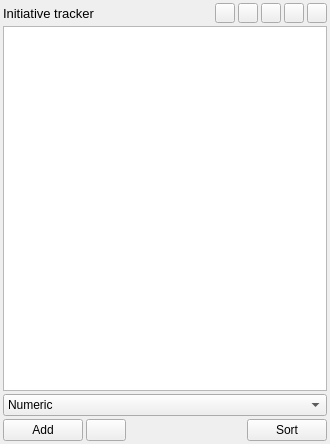
<?xml version="1.0" encoding="UTF-8"?>
<ui version="4.0">
 <class>QInitiativeTrackerWidget</class>
 <widget class="QWidget" name="QInitiativeTrackerWidget">
  <property name="geometry">
   <rect>
    <x>0</x>
    <y>0</y>
    <width>330</width>
    <height>444</height>
   </rect>
  </property>
  <property name="sizePolicy">
   <sizepolicy hsizetype="Fixed" vsizetype="Fixed">
    <horstretch>0</horstretch>
    <verstretch>0</verstretch>
   </sizepolicy>
  </property>
  <property name="minimumSize">
   <size>
    <width>330</width>
    <height>444</height>
   </size>
  </property>
  <property name="maximumSize">
   <size>
    <width>1080</width>
    <height>720</height>
   </size>
  </property>
  <property name="palette">
   <palette>
    <active>
     <colorrole role="HighlightedText">
      <brush brushstyle="SolidPattern">
       <color alpha="255">
        <red>160</red>
        <green>160</green>
        <blue>160</blue>
       </color>
      </brush>
     </colorrole>
    </active>
    <inactive>
     <colorrole role="HighlightedText">
      <brush brushstyle="SolidPattern">
       <color alpha="255">
        <red>160</red>
        <green>160</green>
        <blue>160</blue>
       </color>
      </brush>
     </colorrole>
    </inactive>
    <disabled>
     <colorrole role="HighlightedText">
      <brush brushstyle="SolidPattern">
       <color alpha="255">
        <red>160</red>
        <green>160</green>
        <blue>160</blue>
       </color>
      </brush>
     </colorrole>
    </disabled>
   </palette>
  </property>
  <property name="windowTitle">
   <string>QInitiativeTrackerWidget</string>
  </property>
  <layout class="QVBoxLayout" name="verticalLayout">
   <property name="spacing">
    <number>3</number>
   </property>
   <property name="leftMargin">
    <number>3</number>
   </property>
   <property name="topMargin">
    <number>3</number>
   </property>
   <property name="rightMargin">
    <number>3</number>
   </property>
   <property name="bottomMargin">
    <number>3</number>
   </property>
   <item>
    <layout class="QHBoxLayout" name="headerLayout">
     <property name="leftMargin">
      <number>0</number>
     </property>
     <item>
      <widget class="QLabel" name="titleLabel">
       <property name="font">
        <font>
         <pointsize>10</pointsize>
        </font>
       </property>
       <property name="text">
        <string>Initiative tracker</string>
       </property>
      </widget>
     </item>
     <item>
      <widget class="QPushButton" name="saveButton">
       <property name="maximumSize">
        <size>
         <width>20</width>
         <height>20</height>
        </size>
       </property>
       <property name="icon">
        <iconset resource="../static/app_resources.qrc">
         <normaloff>:/save.svg</normaloff>:/save.svg</iconset>
       </property>
      </widget>
     </item>
     <item>
      <widget class="QPushButton" name="loadButton">
       <property name="maximumSize">
        <size>
         <width>20</width>
         <height>20</height>
        </size>
       </property>
       <property name="text">
        <string/>
       </property>
       <property name="icon">
        <iconset resource="../static/app_resources.qrc">
         <normaloff>:/upload.svg</normaloff>:/upload.svg</iconset>
       </property>
      </widget>
     </item>
     <item>
      <widget class="QPushButton" name="backButton">
       <property name="sizePolicy">
        <sizepolicy hsizetype="Fixed" vsizetype="Fixed">
         <horstretch>0</horstretch>
         <verstretch>0</verstretch>
        </sizepolicy>
       </property>
       <property name="minimumSize">
        <size>
         <width>20</width>
         <height>20</height>
        </size>
       </property>
       <property name="maximumSize">
        <size>
         <width>20</width>
         <height>20</height>
        </size>
       </property>
       <property name="toolTip">
        <string>Previous turn</string>
       </property>
       <property name="text">
        <string/>
       </property>
       <property name="icon">
        <iconset resource="../static/app_resources.qrc">
         <normaloff>:/initiative tracker/back.svg</normaloff>:/initiative tracker/back.svg</iconset>
       </property>
      </widget>
     </item>
     <item>
      <widget class="QPushButton" name="nextButton">
       <property name="sizePolicy">
        <sizepolicy hsizetype="Fixed" vsizetype="Fixed">
         <horstretch>0</horstretch>
         <verstretch>0</verstretch>
        </sizepolicy>
       </property>
       <property name="minimumSize">
        <size>
         <width>20</width>
         <height>20</height>
        </size>
       </property>
       <property name="maximumSize">
        <size>
         <width>20</width>
         <height>20</height>
        </size>
       </property>
       <property name="toolTip">
        <string>NextTurn</string>
       </property>
       <property name="text">
        <string/>
       </property>
       <property name="icon">
        <iconset resource="../static/app_resources.qrc">
         <normaloff>:/initiative tracker/forward.svg</normaloff>:/initiative tracker/forward.svg</iconset>
       </property>
      </widget>
     </item>
     <item>
      <widget class="QPushButton" name="shareButton">
       <property name="sizePolicy">
        <sizepolicy hsizetype="Fixed" vsizetype="Fixed">
         <horstretch>0</horstretch>
         <verstretch>0</verstretch>
        </sizepolicy>
       </property>
       <property name="minimumSize">
        <size>
         <width>20</width>
         <height>20</height>
        </size>
       </property>
       <property name="maximumSize">
        <size>
         <width>20</width>
         <height>20</height>
        </size>
       </property>
       <property name="toolTip">
        <string>Open player wiev</string>
       </property>
       <property name="text">
        <string/>
       </property>
       <property name="icon">
        <iconset resource="../static/app_resources.qrc">
         <normaloff>:/initiative tracker/share.svg</normaloff>:/initiative tracker/share.svg</iconset>
       </property>
      </widget>
     </item>
    </layout>
   </item>
   <item>
    <widget class="QTableView" name="table">
     <property name="editTriggers">
      <set>QAbstractItemView::AllEditTriggers</set>
     </property>
     <property name="dragDropOverwriteMode">
      <bool>false</bool>
     </property>
     <property name="dragDropMode">
      <enum>QAbstractItemView::InternalMove</enum>
     </property>
     <property name="selectionMode">
      <enum>QAbstractItemView::NoSelection</enum>
     </property>
     <attribute name="verticalHeaderDefaultSectionSize">
      <number>26</number>
     </attribute>
    </widget>
   </item>
   <item>
    <widget class="QComboBox" name="hpModeBox">
     <item>
      <property name="text">
       <string>Numeric</string>
      </property>
     </item>
     <item>
      <property name="text">
       <string>Text status</string>
      </property>
     </item>
     <item>
      <property name="text">
       <string>Progress bar</string>
      </property>
     </item>
    </widget>
   </item>
   <item>
    <layout class="QHBoxLayout" name="footerLayout">
     <item>
      <widget class="QPushButton" name="addRowButton">
       <property name="text">
        <string>Add</string>
       </property>
       <property name="icon">
        <iconset resource="../static/app_resources.qrc">
         <normaloff>:/add.svg</normaloff>:/add.svg</iconset>
       </property>
      </widget>
     </item>
     <item>
      <widget class="QPushButton" name="addFromFileButton">
       <property name="icon">
        <iconset resource="../static/app_resources.qrc">
         <normaloff>:/folder.svg</normaloff>:/folder.svg</iconset>
       </property>
      </widget>
     </item>
     <item>
      <spacer name="horizontalSpacer">
       <property name="orientation">
        <enum>Qt::Horizontal</enum>
       </property>
       <property name="sizeHint" stdset="0">
        <size>
         <width>40</width>
         <height>20</height>
        </size>
       </property>
      </spacer>
     </item>
     <item>
      <widget class="QPushButton" name="sortButton">
       <property name="text">
        <string>Sort</string>
       </property>
      </widget>
     </item>
    </layout>
   </item>
  </layout>
 </widget>
 <resources>
  <include location="../static/app_resources.qrc"/>
 </resources>
 <connections/>
</ui>
